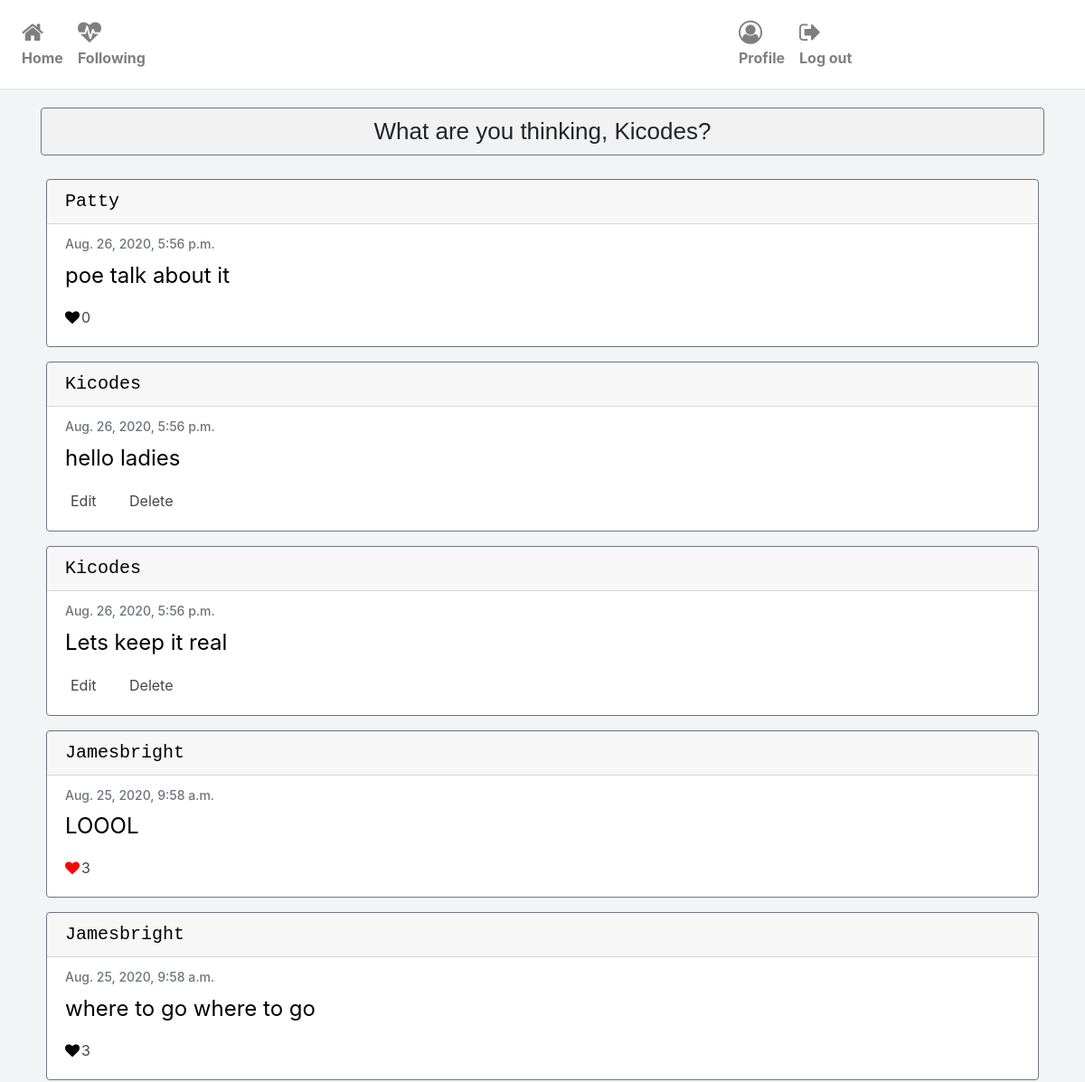
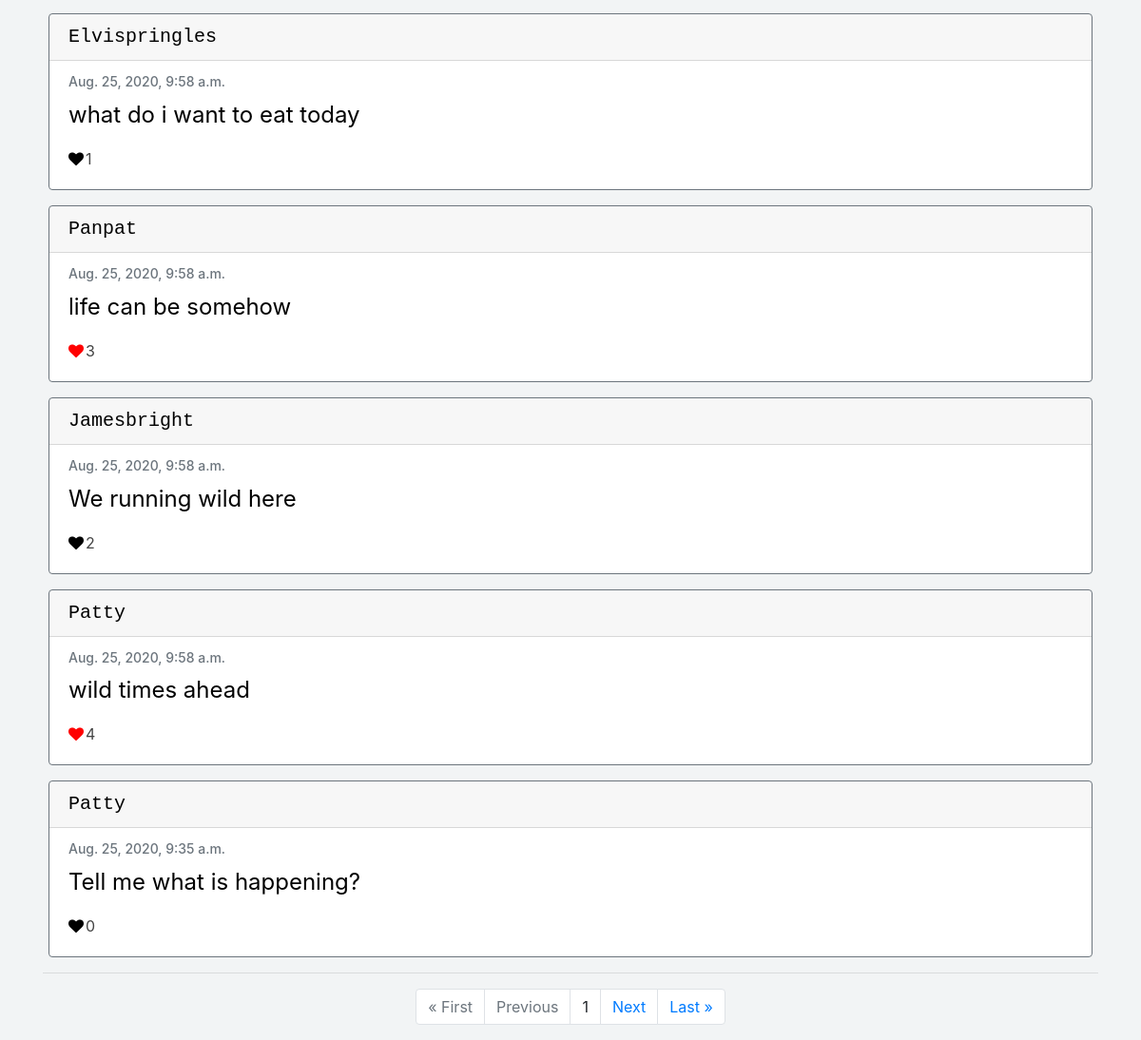
Screenshot of / (signed in) with the database file from the repository (2 pictures, top to bottom).
### network/models.py (models this page shows, shortened)
class User(AbstractUser):
    pass

class Post(models.Model):
    content = models.CharField(max_length=255)
    user = models.ForeignKey('User', on_delete=models.CASCADE, related_name='writer')
    date = models.DateTimeField(default=datetime.now())
    liked = models.ManyToManyField('User', default=None, blank=True, related_name='post_likes')

### network/views.py (the view)
# urls.py: path("", views.index, name="index"),
def index(request):
    posts = Post.objects.all().order_by('id').reverse()
    paginator = Paginator(posts, 10)
    page_number = request.GET.get('page')
    page_obj = paginator.get_page(page_number)
    return render(request, "network/index.html", {'page_obj': page_obj})

### network/templates/network/index.html (shortened to what this page needs)
{% extends "network/layout.html" %}
{% load static %}
{% block body %}
{% if user.is_authenticated %}
<button type="button" class="btn btn-modal-newpost border-secondary" data-toggle="modal" data-target="#create">What are you thinking,
    {% if request.user.first_name %}
        {{request.user.first_name|title}}?
    {% else %}
        {{request.user.username|title}}?
    {% endif %}
</button>
{% endif %}
{% for post in page_obj %}
<div class="card border-secondary mb-3">
    <h5 class="card-header"><a href="{% url 'profile' username=post.user %}">{{post.user|title}}</a></h5>
    <div class="card-body text-secondary">
      <h6 class="card-subtitle mb-2 text-muted">{{post.date}}</h6>
      <p class="card-text">{{post.content}}</p>
        {% if user.is_authenticated %}
            {% if request.user == post.user %}
            <button type="button" class="edit" data-toggle="modal" data-target="#edit">Edit</button>
            <button type="button" class="delete" data-toggle="modal" data-target="#delete">Delete</button>
            {% elif request.user in post.liked.all %}
            <a class="likebutton" href="#" data-catid="{{ post.id }}" id="{{post.id}}" data-total="{{post.liked.all.count}}"  data-value="Unlike" value="submit"><i class="fa fa-heart" id="heart{{post.id}}" style="color:red;"></i><span id="liked{{post.id}}">{{post.liked.all.count}}</span></a>
            {% else %}
            <a class="likebutton" href="#" data-catid="{{ post.id }}" id="{{post.id}}" data-total="{{post.liked.all.count}}"  data-value="Like" value="submit"><i class="fa fa-heart" id="heart{{post.id}}" style="color:black;"></i><span id="liked{{post.id}}">{{post.liked.all.count}}</span></a>
            {% endif %}
        {% else %}
            <p class="total-likes">Likes: {{post.liked.all.count}}</p>
        {% endif %}
    </div>
</div>
{% endfor %}
    <hr>
        <div class="container">
            <ul class="pagination justify-content-center">
                {% if page_obj.has_previous %}
                    <li class="page-item"><a href="?page=1" class="page-link">&laquo; First</a></li>
                    <li class="page-item"><a href="?page={{ page_obj.previous_page_number }}" class="page-link">Previous</a></li>
                {% else %}
                <li class="page-item disabled"><a class="page-link">&laquo; First</a></li>
                <li class="page-item disabled"><a class="page-link">Previous</a></li>
                {% endif %}
                {% if page_obj.number %}
                <li class="page-item"><a class="page-link">{{ page_obj.number }}</a></li>
                {% else %}
                <li class="page-item"><a class="page-link">0</a></li>
                {% endif %}
                {% if page_obj.has_next %}
                <li class="page-item"><a href="?page={{ page_obj.next_page_number }}" class="page-link">Next</a></li>
                <li class="page-item"><a href="?page={{ page_obj.paginator.num_pages }}" class="page-link">Last &raquo;</a></li>
                {% else %}
                <li class="page-item disabled"><a class="page-link">Next</a></li>
                <li class="page-item disabled"><a class="page-link">Last &raquo;</a></li>
                {% endif %}
            </ul>
        </div>
{% endblock %}

### network/static/network/styles.css (style rules this page uses)
body { background-color: #f2f4f5; }
i { margin-right: 2px; }
@media only screen and (min-width: 600px) { .card { width:auto; margin:6px; } }
@media only screen and (min-width: 600px) { .likebutton ,.edit, .delete { font-size: 32px; color:#454545; } }
@media only screen and (min-width: 600px) { .delete { margin-left: 20px; background-color: transparent; border: none; } }
@media only screen and (min-width: 600px) { .edit { background-color: transparent; border: none; } }
@media only screen and (min-width: 600px) { .card-header { font-size:46px; font-family: monospace; } }
@media only screen and (min-width: 600px) { .card-subtitle { font-size:28px; } }
@media only screen and (min-width: 600px) { .card-text { font-size:34px; color:black; } }
@media only screen and (min-width: 600px) { .page-item { font-size: 36px; } }
@media only screen and (min-width: 600px) { a { color: black; } }
@media only screen and (min-width: 600px) { .btn-modal-newpost { background-color: #f2f2f2; width: 100%; border: 0.5px solid #a3a3a3; margin-top: 20px; margin-bottom: 20px; font-family: 'Gill Sans', 'Gill Sans MT', Calibri, 'Trebuchet MS', sans-serif; font-size: 46px; } }
@media only screen and (min-width: 1025px) { .card { width:auto; margin:6px; } }
@media only screen and (min-width: 1025px) { .likebutton ,.edit, .delete { font-size: 16px; color:#454545; } }
@media only screen and (min-width: 1025px) { .delete { margin-left: 20px; background-color: transparent; border: none; } }
@media only screen and (min-width: 1025px) { .card-header { font-size:20px; font-family: monospace; } }
@media only screen and (min-width: 1025px) { .card-subtitle { font-size:14px; } }
@media only screen and (min-width: 1025px) { .card-text { font-size:24px; color:black; } }
@media only screen and (min-width: 1025px) { .page-item { font-size: 16px; } }
@media only screen and (min-width: 1025px) { a { color: black; } }
@media only screen and (min-width: 1025px) { .btn-modal-newpost { background-color: #f2f2f2; width: 100%; border: 0.5px solid #a3a3a3; margin-top: 20px; margin-bottom: 20px; font-family: 'Gill Sans', 'Gill Sans MT', Calibri, 'Trebuchet MS', sans-serif; font-size: 26px; } }

### rows the page displays
User: user.username "Kicodes"
Post: user "Patty", date "Aug. 26, 2020, 5:56 p.m.", content "poe talk about it", liked.all.count "0"
Post: user "Kicodes", date "Aug. 26, 2020, 5:56 p.m.", content "hello ladies", shows "Edit"
Post: user "Kicodes", date "Aug. 26, 2020, 5:56 p.m.", content "Lets keep it real", shows "Edit"
Post: user "Jamesbright", date "Aug. 25, 2020, 9:58 a.m.", content "LOOOL", liked.all.count "3"
Post: user "Jamesbright", date "Aug. 25, 2020, 9:58 a.m.", content "where to go where to go", liked.all.count "3"
Post: user "Elvispringles", date "Aug. 25, 2020, 9:58 a.m.", content "what do i want to eat today", liked.all.count "1"
Post: user "Panpat", date "Aug. 25, 2020, 9:58 a.m.", content "life can be somehow", liked.all.count "3"
Post: user "Jamesbright", date "Aug. 25, 2020, 9:58 a.m.", content "We running wild here", liked.all.count "2"
Post: user "Patty", date "Aug. 25, 2020, 9:58 a.m.", content "wild times ahead", liked.all.count "4"
Post: user "Patty", date "Aug. 25, 2020, 9:35 a.m.", content "Tell me what is happening?", liked.all.count "0"

### other values shown
{{ page_obj.number }} "1"
